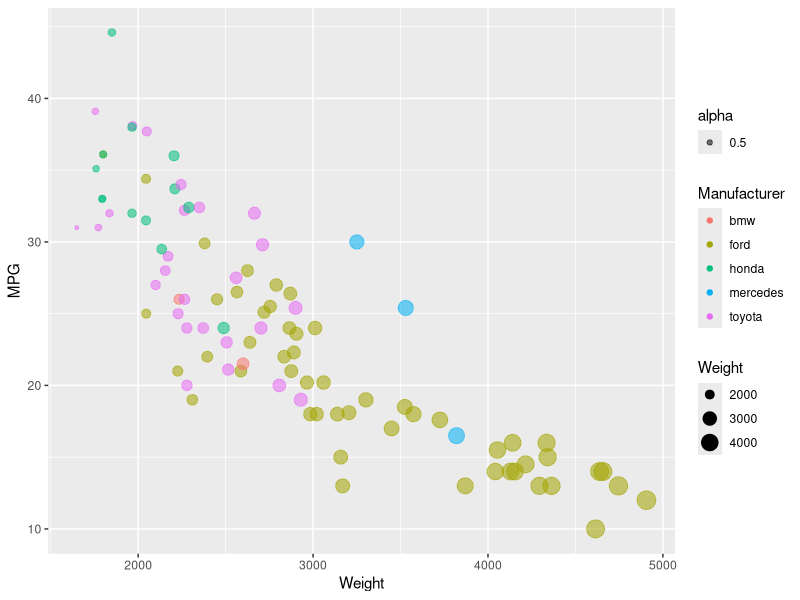
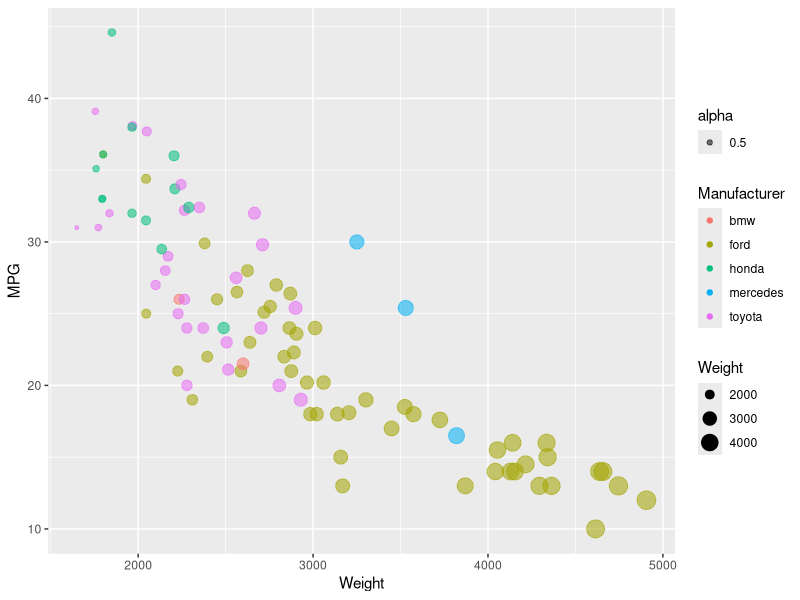

These charts were generated, in order, by the following R code:
#https://ggplot2.tidyverse.org/
library(ggplot2)
cars <- read.csv("cars-sample.csv")

ggplot(data = cars, aes(x=Weight, y=MPG, size=Weight, alpha=0.5, color=Manufacturer)) + geom_point()

ggsave("img/myGGplot.png")